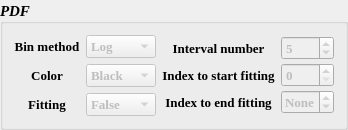
                 <widget class="QGroupBox" name="PDF">
                  <property name="sizePolicy">
                   <sizepolicy hsizetype="Expanding" vsizetype="Expanding">
                    <horstretch>0</horstretch>
                    <verstretch>0</verstretch>
                   </sizepolicy>
                  </property>
                  <property name="font">
                   <font>
                    <family>Times New Roman</family>
                    <pointsize>11</pointsize>
                    <weight>75</weight>
                    <italic>true</italic>
                    <bold>true</bold>
                    <underline>false</underline>
                   </font>
                  </property>
                  <property name="mouseTracking">
                   <bool>false</bool>
                  </property>
                  <property name="title">
                   <string>PDF</string>
                  </property>
                  <property name="alignment">
                   <set>Qt::AlignLeading|Qt::AlignLeft|Qt::AlignVCenter</set>
                  </property>
                  <layout class="QGridLayout" name="gridLayout_25">
                   <item row="0" column="0">
                    <layout class="QHBoxLayout" name="horizontalLayout_4">
                     <property name="spacing">
                      <number>6</number>
                     </property>
                     <property name="sizeConstraint">
                      <enum>QLayout::SetDefaultConstraint</enum>
                     </property>
                     <item>
                      <layout class="QGridLayout" name="gridLayout_4">
                       <property name="spacing">
                        <number>6</number>
                       </property>
                       <item row="0" column="0">
                        <widget class="QLabel" name="bin_method_1">
                         <property name="sizePolicy">
                          <sizepolicy hsizetype="Expanding" vsizetype="Expanding">
                           <horstretch>0</horstretch>
                           <verstretch>0</verstretch>
                          </sizepolicy>
                         </property>
                         <property name="font">
                          <font>
                           <family>Times New Roman</family>
                           <pointsize>10</pointsize>
                           <weight>75</weight>
                           <italic>false</italic>
                           <bold>true</bold>
                          </font>
                         </property>
                         <property name="frameShadow">
                          <enum>QFrame::Plain</enum>
                         </property>
                         <property name="lineWidth">
                          <number>1</number>
                         </property>
                         <property name="text">
                          <string>Bin method</string>
                         </property>
                         <property name="alignment">
                          <set>Qt::AlignCenter</set>
                         </property>
                        </widget>
                       </item>
                       <item row="0" column="1">
                        <widget class="QComboBox" name="pdf_bin_method">
                         <property name="enabled">
                          <bool>false</bool>
                         </property>
                         <property name="sizePolicy">
                          <sizepolicy hsizetype="Expanding" vsizetype="Fixed">
                           <horstretch>0</horstretch>
                           <verstretch>0</verstretch>
                          </sizepolicy>
                         </property>
                         <property name="font">
                          <font>
                           <family>Times New Roman</family>
                           <pointsize>10</pointsize>
                           <weight>75</weight>
                           <italic>false</italic>
                           <bold>true</bold>
                          </font>
                         </property>
                         <item>
                          <property name="text">
                           <string>Log</string>
                          </property>
                         </item>
                         <item>
                          <property name="text">
                           <string>Linear</string>
                          </property>
                         </item>
                        </widget>
                       </item>
                       <item row="1" column="0">
                        <widget class="QLabel" name="pdf_color">
                         <property name="sizePolicy">
                          <sizepolicy hsizetype="Expanding" vsizetype="Expanding">
                           <horstretch>0</horstretch>
                           <verstretch>0</verstretch>
                          </sizepolicy>
                         </property>
                         <property name="font">
                          <font>
                           <family>Times New Roman</family>
                           <pointsize>10</pointsize>
                           <weight>75</weight>
                           <italic>false</italic>
                           <bold>true</bold>
                          </font>
                         </property>
                         <property name="frameShadow">
                          <enum>QFrame::Plain</enum>
                         </property>
                         <property name="lineWidth">
                          <number>1</number>
                         </property>
                         <property name="text">
                          <string>Color</string>
                         </property>
                         <property name="alignment">
                          <set>Qt::AlignCenter</set>
                         </property>
                        </widget>
                       </item>
                       <item row="1" column="1">
                        <widget class="QComboBox" name="pdf_select_color">
                         <property name="enabled">
                          <bool>false</bool>
                         </property>
                         <property name="sizePolicy">
                          <sizepolicy hsizetype="Expanding" vsizetype="Fixed">
                           <horstretch>0</horstretch>
                           <verstretch>0</verstretch>
                          </sizepolicy>
                         </property>
                         <property name="font">
                          <font>
                           <family>Times New Roman</family>
                           <pointsize>10</pointsize>
                           <weight>75</weight>
                           <italic>false</italic>
                           <bold>true</bold>
                          </font>
                         </property>
                         <item>
                          <property name="text">
                           <string>Black</string>
                          </property>
                         </item>
                         <item>
                          <property name="text">
                           <string>Red</string>
                          </property>
                         </item>
                         <item>
                          <property name="text">
                           <string>Blue</string>
                          </property>
                         </item>
                         <item>
                          <property name="text">
                           <string>Purple</string>
                          </property>
                         </item>
                         <item>
                          <property name="text">
                           <string>Pink</string>
                          </property>
                         </item>
                         <item>
                          <property name="text">
                           <string>Violet</string>
                          </property>
                         </item>
                         <item>
                          <property name="text">
                           <string>Green</string>
                          </property>
                         </item>
                         <item>
                          <property name="text">
                           <string>Yellow</string>
                          </property>
                         </item>
                         <item>
                          <property name="text">
                           <string>Gray</string>
                          </property>
                         </item>
                        </widget>
                       </item>
                       <item row="2" column="0">
                        <widget class="QLabel" name="fit_lim_3">
                         <property name="sizePolicy">
                          <sizepolicy hsizetype="Expanding" vsizetype="Expanding">
                           <horstretch>0</horstretch>
                           <verstretch>0</verstretch>
                          </sizepolicy>
                         </property>
                         <property name="font">
                          <font>
                           <family>Times New Roman</family>
                           <pointsize>10</pointsize>
                           <weight>75</weight>
                           <italic>false</italic>
                           <bold>true</bold>
                           <underline>false</underline>
                          </font>
                         </property>
                         <property name="frameShadow">
                          <enum>QFrame::Plain</enum>
                         </property>
                         <property name="lineWidth">
                          <number>1</number>
                         </property>
                         <property name="text">
                          <string>Fitting</string>
                         </property>
                         <property name="alignment">
                          <set>Qt::AlignCenter</set>
                         </property>
                        </widget>
                       </item>
                       <item row="2" column="1">
                        <widget class="QComboBox" name="pdf_fit">
                         <property name="enabled">
                          <bool>false</bool>
                         </property>
                         <property name="sizePolicy">
                          <sizepolicy hsizetype="Expanding" vsizetype="Fixed">
                           <horstretch>0</horstretch>
                           <verstretch>0</verstretch>
                          </sizepolicy>
                         </property>
                         <property name="font">
                          <font>
                           <family>Times New Roman</family>
                           <pointsize>10</pointsize>
                           <weight>75</weight>
                           <italic>false</italic>
                           <bold>true</bold>
                          </font>
                         </property>
                         <item>
                          <property name="text">
                           <string>False</string>
                          </property>
                         </item>
                         <item>
                          <property name="text">
                           <string>True</string>
                          </property>
                         </item>
                        </widget>
                       </item>
                      </layout>
                     </item>
                     <item>
                      <layout class="QGridLayout" name="gridLayout_6">
                       <property name="horizontalSpacing">
                        <number>6</number>
                       </property>
                       <property name="verticalSpacing">
                        <number>0</number>
                       </property>
                       <item row="0" column="0">
                        <widget class="QLabel" name="pdf_interval_num">
                         <property name="sizePolicy">
                          <sizepolicy hsizetype="Expanding" vsizetype="Expanding">
                           <horstretch>0</horstretch>
                           <verstretch>0</verstretch>
                          </sizepolicy>
                         </property>
                         <property name="font">
                          <font>
                           <family>Times New Roman</family>
                           <pointsize>10</pointsize>
                           <weight>75</weight>
                           <italic>false</italic>
                           <bold>true</bold>
                          </font>
                         </property>
                         <property name="frameShadow">
                          <enum>QFrame::Plain</enum>
                         </property>
                         <property name="lineWidth">
                          <number>1</number>
                         </property>
                         <property name="text">
                          <string>Interval number</string>
                         </property>
                         <property name="alignment">
                          <set>Qt::AlignCenter</set>
                         </property>
                        </widget>
                       </item>
                       <item row="0" column="1">
                        <widget class="QSpinBox" name="pdf_interv_num">
                         <property name="enabled">
                          <bool>false</bool>
                         </property>
                         <property name="sizePolicy">
                          <sizepolicy hsizetype="Expanding" vsizetype="Fixed">
                           <horstretch>0</horstretch>
                           <verstretch>0</verstretch>
                          </sizepolicy>
                         </property>
                         <property name="font">
                          <font>
                           <family>Times New Roman</family>
                           <pointsize>10</pointsize>
                           <weight>75</weight>
                           <italic>false</italic>
                           <bold>true</bold>
                          </font>
                         </property>
                         <property name="value">
                          <number>5</number>
                         </property>
                        </widget>
                       </item>
                       <item row="1" column="0">
                        <widget class="QLabel" name="index_end_fit_2">
                         <property name="sizePolicy">
                          <sizepolicy hsizetype="Expanding" vsizetype="Expanding">
                           <horstretch>0</horstretch>
                           <verstretch>0</verstretch>
                          </sizepolicy>
                         </property>
                         <property name="font">
                          <font>
                           <family>Times New Roman</family>
                           <pointsize>10</pointsize>
                           <weight>75</weight>
                           <italic>false</italic>
                           <bold>true</bold>
                          </font>
                         </property>
                         <property name="frameShadow">
                          <enum>QFrame::Plain</enum>
                         </property>
                         <property name="lineWidth">
                          <number>1</number>
                         </property>
                         <property name="text">
                          <string>Index to start fitting</string>
                         </property>
                         <property name="alignment">
                          <set>Qt::AlignCenter</set>
                         </property>
                        </widget>
                       </item>
                       <item row="1" column="1">
                        <widget class="QSpinBox" name="pdf_start_fit">
                         <property name="enabled">
                          <bool>false</bool>
                         </property>
                         <property name="sizePolicy">
                          <sizepolicy hsizetype="Expanding" vsizetype="Fixed">
                           <horstretch>0</horstretch>
                           <verstretch>0</verstretch>
                          </sizepolicy>
                         </property>
                         <property name="font">
                          <font>
                           <family>Times New Roman</family>
                           <pointsize>10</pointsize>
                           <weight>75</weight>
                           <italic>false</italic>
                           <bold>true</bold>
                          </font>
                         </property>
                        </widget>
                       </item>
                       <item row="2" column="0">
                        <widget class="QLabel" name="index_start_fit_2">
                         <property name="sizePolicy">
                          <sizepolicy hsizetype="Expanding" vsizetype="Expanding">
                           <horstretch>0</horstretch>
                           <verstretch>0</verstretch>
                          </sizepolicy>
                         </property>
                         <property name="font">
                          <font>
                           <family>Times New Roman</family>
                           <pointsize>10</pointsize>
                           <weight>75</weight>
                           <italic>false</italic>
                           <bold>true</bold>
                          </font>
                         </property>
                         <property name="frameShadow">
                          <enum>QFrame::Plain</enum>
                         </property>
                         <property name="lineWidth">
                          <number>1</number>
                         </property>
                         <property name="text">
                          <string>Index to end fitting</string>
                         </property>
                         <property name="alignment">
                          <set>Qt::AlignCenter</set>
                         </property>
                        </widget>
                       </item>
                       <item row="2" column="1">
                        <widget class="QSpinBox" name="pdf_end_fit">
                         <property name="enabled">
                          <bool>false</bool>
                         </property>
                         <property name="sizePolicy">
                          <sizepolicy hsizetype="Expanding" vsizetype="Fixed">
                           <horstretch>0</horstretch>
                           <verstretch>0</verstretch>
                          </sizepolicy>
                         </property>
                         <property name="font">
                          <font>
                           <family>Times New Roman</family>
                           <pointsize>10</pointsize>
                           <weight>75</weight>
                           <italic>false</italic>
                           <bold>true</bold>
                          </font>
                         </property>
                         <property name="wrapping">
                          <bool>true</bool>
                         </property>
                         <property name="specialValueText">
                          <string>None</string>
                         </property>
                         <property name="minimum">
                          <number>-100</number>
                         </property>
                         <property name="maximum">
                          <number>-1</number>
                         </property>
                         <property name="value">
                          <number>-100</number>
                         </property>
                        </widget>
                       </item>
                      </layout>
                     </item>
                    </layout>
                   </item>
                  </layout>
                 </widget>
